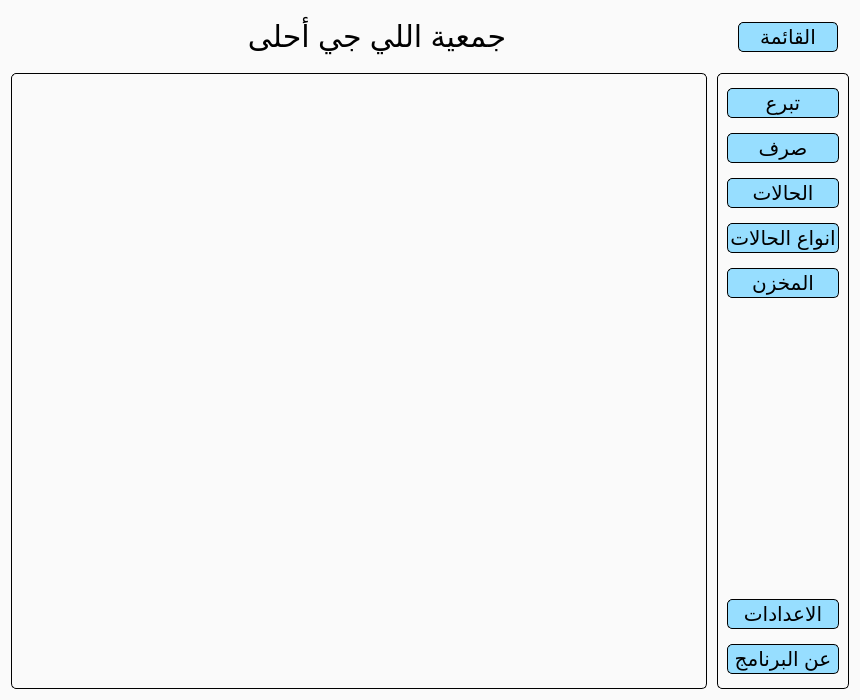
<?xml version="1.0" encoding="UTF-8"?>
<ui version="4.0">
 <class>MainWindow</class>
 <widget class="QMainWindow" name="MainWindow">
  <property name="geometry">
   <rect>
    <x>0</x>
    <y>0</y>
    <width>860</width>
    <height>700</height>
   </rect>
  </property>
  <property name="minimumSize">
   <size>
    <width>860</width>
    <height>0</height>
   </size>
  </property>
  <property name="windowTitle">
   <string>MainWindow</string>
  </property>
  <property name="styleSheet">
   <string notr="true">*{
	border: none;
	background-color: #FAFAFA;
	color: #000000;
	font-family: Arial;
	font-size: 20px;
	padding: 2px;
}

QLabel{
	color: #000000;
}

#titleLabel{
	font-size: 30px;
}

QPushButton{
	background-color: #97DEFF;
	border-radius: 5px;
	border: 1px solid;
 }

QPushButton:pressed{
	background-color: #AA77FF;
	border: 4px solid;
}

QPushButton:hover{
	background-color: #62CDFF;
}

#sideMenuFrame{
	border: 1px solid;
	border-radius: 5px;
}
#mainBodyGroupBox{
	margin-right: 10px;
	border-radius: 5px;
	border: 1px solid;
}

#labelsFrame{
	border-radius: 5px;
}

#valuesFrame{
	border-radius: 8px;
}

#saveButton{
	font-size: 18px;
}

QDateEdit{
	background-color : #000000;
	padding : 5px;
	margin-right: 10px;
}

QDateEdit:up-arrow{
	color: #000000;
}

QDateEdit:down-arrow{
	color: #000000;
}


QLineEdit{
	background-color: #C9EEFF;
	border-radius: 5px;
	border: 1px solid;
	padding-left: 2px;
	padding-right: 2px;
}

QLineEdit:focus{
	background-color: #97DEFF;
}

QDateTimeEdit{
	background-color: #C9EEFF;
	border-radius: 5px;
	border: 1px solid;
}

QSpinBox{
	background-color: #C9EEFF;
	border-radius: 5px;
	border: 1px solid;
	padding-left: 2px;
	padding-right: 2px;
}

QSpinBox:focus{
	background-color: #97DEFF;
}

QListView{
	border-radius: 5px;
	border: 1px solid;
	padding-left: 2px;
	padding-right: 2px;
}

QListView:focus{
	background-color: #97DEFF;
}</string>
  </property>
  <widget class="QWidget" name="centralwidget">
   <property name="layoutDirection">
    <enum>Qt::LeftToRight</enum>
   </property>
   <property name="styleSheet">
    <string notr="true"/>
   </property>
   <property name="locale">
    <locale language="Arabic" country="Egypt"/>
   </property>
   <layout class="QVBoxLayout" name="verticalLayout">
    <item alignment="Qt::AlignTop">
     <widget class="QFrame" name="header">
      <property name="frameShape">
       <enum>QFrame::StyledPanel</enum>
      </property>
      <property name="frameShadow">
       <enum>QFrame::Raised</enum>
      </property>
      <layout class="QHBoxLayout" name="horizontalLayout">
       <property name="spacing">
        <number>0</number>
       </property>
       <property name="leftMargin">
        <number>0</number>
       </property>
       <property name="topMargin">
        <number>0</number>
       </property>
       <property name="rightMargin">
        <number>0</number>
       </property>
       <property name="bottomMargin">
        <number>0</number>
       </property>
       <item>
        <widget class="QFrame" name="titleFrame">
         <property name="frameShape">
          <enum>QFrame::StyledPanel</enum>
         </property>
         <property name="frameShadow">
          <enum>QFrame::Raised</enum>
         </property>
         <layout class="QHBoxLayout" name="horizontalLayout_4">
          <property name="spacing">
           <number>0</number>
          </property>
          <property name="leftMargin">
           <number>0</number>
          </property>
          <property name="topMargin">
           <number>0</number>
          </property>
          <property name="rightMargin">
           <number>0</number>
          </property>
          <property name="bottomMargin">
           <number>0</number>
          </property>
          <item>
           <widget class="QLabel" name="logoLabel">
            <property name="text">
             <string/>
            </property>
            <property name="pixmap">
             <pixmap resource="../assets/resources.qrc">:/icons/icons/case.png</pixmap>
            </property>
            <property name="scaledContents">
             <bool>true</bool>
            </property>
           </widget>
          </item>
          <item>
           <widget class="QLabel" name="titleLabel">
            <property name="sizePolicy">
             <sizepolicy hsizetype="Expanding" vsizetype="Preferred">
              <horstretch>0</horstretch>
              <verstretch>0</verstretch>
             </sizepolicy>
            </property>
            <property name="font">
             <font>
              <family>Arial</family>
              <pointsize>-1</pointsize>
             </font>
            </property>
            <property name="text">
             <string>جمعية اللي جي أحلى</string>
            </property>
            <property name="alignment">
             <set>Qt::AlignCenter</set>
            </property>
           </widget>
          </item>
         </layout>
        </widget>
       </item>
       <item alignment="Qt::AlignRight|Qt::AlignVCenter">
        <widget class="QFrame" name="menuFrame">
         <property name="frameShape">
          <enum>QFrame::StyledPanel</enum>
         </property>
         <property name="frameShadow">
          <enum>QFrame::Raised</enum>
         </property>
         <layout class="QVBoxLayout" name="verticalLayout_3">
          <item>
           <widget class="QPushButton" name="menuButton">
            <property name="sizePolicy">
             <sizepolicy hsizetype="Expanding" vsizetype="Fixed">
              <horstretch>0</horstretch>
              <verstretch>0</verstretch>
             </sizepolicy>
            </property>
            <property name="minimumSize">
             <size>
              <width>100</width>
              <height>0</height>
             </size>
            </property>
            <property name="maximumSize">
             <size>
              <width>100</width>
              <height>16777215</height>
             </size>
            </property>
            <property name="font">
             <font>
              <family>Arial</family>
              <pointsize>-1</pointsize>
             </font>
            </property>
            <property name="cursor">
             <cursorShape>PointingHandCursor</cursorShape>
            </property>
            <property name="layoutDirection">
             <enum>Qt::LeftToRight</enum>
            </property>
            <property name="text">
             <string>القائمة</string>
            </property>
            <property name="icon">
             <iconset resource="../assets/resources.qrc">
              <normaloff>:/icons/icons/menu.png</normaloff>:/icons/icons/menu.png</iconset>
            </property>
            <property name="iconSize">
             <size>
              <width>16</width>
              <height>16</height>
             </size>
            </property>
           </widget>
          </item>
         </layout>
        </widget>
       </item>
      </layout>
     </widget>
    </item>
    <item>
     <widget class="QFrame" name="appFrame">
      <property name="sizePolicy">
       <sizepolicy hsizetype="Preferred" vsizetype="Expanding">
        <horstretch>0</horstretch>
        <verstretch>0</verstretch>
       </sizepolicy>
      </property>
      <property name="frameShape">
       <enum>QFrame::StyledPanel</enum>
      </property>
      <property name="frameShadow">
       <enum>QFrame::Raised</enum>
      </property>
      <layout class="QHBoxLayout" name="horizontalLayout_2">
       <property name="spacing">
        <number>0</number>
       </property>
       <property name="leftMargin">
        <number>0</number>
       </property>
       <property name="topMargin">
        <number>0</number>
       </property>
       <property name="rightMargin">
        <number>0</number>
       </property>
       <property name="bottomMargin">
        <number>0</number>
       </property>
       <item>
        <widget class="QGroupBox" name="mainBodyGroupBox">
         <property name="sizePolicy">
          <sizepolicy hsizetype="Expanding" vsizetype="Expanding">
           <horstretch>0</horstretch>
           <verstretch>0</verstretch>
          </sizepolicy>
         </property>
         <layout class="QVBoxLayout" name="verticalLayout_6">
          <property name="spacing">
           <number>0</number>
          </property>
          <property name="leftMargin">
           <number>5</number>
          </property>
          <property name="topMargin">
           <number>5</number>
          </property>
          <property name="rightMargin">
           <number>5</number>
          </property>
          <property name="bottomMargin">
           <number>5</number>
          </property>
          <item>
           <layout class="QVBoxLayout" name="mainLayout"/>
          </item>
         </layout>
        </widget>
       </item>
       <item alignment="Qt::AlignHCenter|Qt::AlignVCenter">
        <widget class="QCustomSlideMenu" name="sideMenuFrame">
         <property name="sizePolicy">
          <sizepolicy hsizetype="Minimum" vsizetype="Expanding">
           <horstretch>0</horstretch>
           <verstretch>0</verstretch>
          </sizepolicy>
         </property>
         <property name="minimumSize">
          <size>
           <width>0</width>
           <height>0</height>
          </size>
         </property>
         <property name="font">
          <font>
           <family>Arial</family>
           <pointsize>-1</pointsize>
          </font>
         </property>
         <property name="cursor">
          <cursorShape>ArrowCursor</cursorShape>
         </property>
         <property name="frameShape">
          <enum>QFrame::StyledPanel</enum>
         </property>
         <property name="frameShadow">
          <enum>QFrame::Raised</enum>
         </property>
         <layout class="QVBoxLayout" name="verticalLayout_2">
          <property name="spacing">
           <number>0</number>
          </property>
          <property name="leftMargin">
           <number>0</number>
          </property>
          <property name="topMargin">
           <number>10</number>
          </property>
          <property name="rightMargin">
           <number>0</number>
          </property>
          <property name="bottomMargin">
           <number>10</number>
          </property>
          <item>
           <widget class="QFrame" name="mainOptionsFrame">
            <property name="sizePolicy">
             <sizepolicy hsizetype="Expanding" vsizetype="Expanding">
              <horstretch>0</horstretch>
              <verstretch>0</verstretch>
             </sizepolicy>
            </property>
            <property name="minimumSize">
             <size>
              <width>0</width>
              <height>0</height>
             </size>
            </property>
            <property name="frameShape">
             <enum>QFrame::StyledPanel</enum>
            </property>
            <property name="frameShadow">
             <enum>QFrame::Raised</enum>
            </property>
            <layout class="QVBoxLayout" name="verticalLayout_5">
             <property name="spacing">
              <number>15</number>
             </property>
             <property name="leftMargin">
              <number>5</number>
             </property>
             <property name="topMargin">
              <number>0</number>
             </property>
             <property name="rightMargin">
              <number>5</number>
             </property>
             <property name="bottomMargin">
              <number>0</number>
             </property>
             <item>
              <widget class="QPushButton" name="donationsButton">
               <property name="minimumSize">
                <size>
                 <width>0</width>
                 <height>0</height>
                </size>
               </property>
               <property name="font">
                <font>
                 <family>Arial</family>
                 <pointsize>-1</pointsize>
                </font>
               </property>
               <property name="cursor">
                <cursorShape>PointingHandCursor</cursorShape>
               </property>
               <property name="text">
                <string>تبرع</string>
               </property>
               <property name="icon">
                <iconset resource="../assets/resources.qrc">
                 <normaloff>:/icons/icons/donation.png</normaloff>:/icons/icons/donation.png</iconset>
               </property>
              </widget>
             </item>
             <item>
              <widget class="QPushButton" name="invoicesButton">
               <property name="minimumSize">
                <size>
                 <width>0</width>
                 <height>0</height>
                </size>
               </property>
               <property name="font">
                <font>
                 <family>Arial</family>
                 <pointsize>-1</pointsize>
                </font>
               </property>
               <property name="cursor">
                <cursorShape>PointingHandCursor</cursorShape>
               </property>
               <property name="text">
                <string>صرف</string>
               </property>
               <property name="icon">
                <iconset resource="../assets/resources.qrc">
                 <normaloff>:/icons/icons/money.png</normaloff>:/icons/icons/money.png</iconset>
               </property>
              </widget>
             </item>
             <item>
              <widget class="QPushButton" name="casesButton">
               <property name="minimumSize">
                <size>
                 <width>0</width>
                 <height>0</height>
                </size>
               </property>
               <property name="maximumSize">
                <size>
                 <width>16777215</width>
                 <height>16777215</height>
                </size>
               </property>
               <property name="font">
                <font>
                 <family>Arial</family>
                 <pointsize>-1</pointsize>
                </font>
               </property>
               <property name="cursor">
                <cursorShape>PointingHandCursor</cursorShape>
               </property>
               <property name="locale">
                <locale language="Arabic" country="Egypt"/>
               </property>
               <property name="text">
                <string>الحالات</string>
               </property>
               <property name="icon">
                <iconset resource="../assets/resources.qrc">
                 <normaloff>:/icons/icons/case.png</normaloff>:/icons/icons/case.png</iconset>
               </property>
              </widget>
             </item>
             <item>
              <widget class="QPushButton" name="casesTypesButton">
               <property name="minimumSize">
                <size>
                 <width>0</width>
                 <height>0</height>
                </size>
               </property>
               <property name="font">
                <font>
                 <family>Arial</family>
                 <pointsize>-1</pointsize>
                </font>
               </property>
               <property name="cursor">
                <cursorShape>PointingHandCursor</cursorShape>
               </property>
               <property name="text">
                <string>انواع الحالات</string>
               </property>
               <property name="icon">
                <iconset resource="../assets/resources.qrc">
                 <normaloff>:/icons/icons/types.png</normaloff>:/icons/icons/types.png</iconset>
               </property>
              </widget>
             </item>
             <item>
              <widget class="QPushButton" name="pushButton">
               <property name="cursor">
                <cursorShape>PointingHandCursor</cursorShape>
               </property>
               <property name="text">
                <string>المخزن</string>
               </property>
               <property name="icon">
                <iconset resource="../assets/resources.qrc">
                 <normaloff>:/icons/icons/storage.png</normaloff>:/icons/icons/storage.png</iconset>
               </property>
              </widget>
             </item>
            </layout>
           </widget>
          </item>
          <item>
           <widget class="QFrame" name="spacerFrame">
            <property name="minimumSize">
             <size>
              <width>0</width>
              <height>0</height>
             </size>
            </property>
            <property name="frameShape">
             <enum>QFrame::StyledPanel</enum>
            </property>
            <property name="frameShadow">
             <enum>QFrame::Raised</enum>
            </property>
            <layout class="QHBoxLayout" name="horizontalLayout_3">
             <item>
              <spacer name="verticalSpacer">
               <property name="orientation">
                <enum>Qt::Vertical</enum>
               </property>
               <property name="sizeHint" stdset="0">
                <size>
                 <width>20</width>
                 <height>2000</height>
                </size>
               </property>
              </spacer>
             </item>
            </layout>
           </widget>
          </item>
          <item>
           <widget class="QFrame" name="settingsFrame">
            <property name="sizePolicy">
             <sizepolicy hsizetype="Preferred" vsizetype="Expanding">
              <horstretch>0</horstretch>
              <verstretch>0</verstretch>
             </sizepolicy>
            </property>
            <property name="cursor">
             <cursorShape>ArrowCursor</cursorShape>
            </property>
            <property name="frameShape">
             <enum>QFrame::StyledPanel</enum>
            </property>
            <property name="frameShadow">
             <enum>QFrame::Raised</enum>
            </property>
            <layout class="QVBoxLayout" name="verticalLayout_4">
             <property name="spacing">
              <number>15</number>
             </property>
             <property name="leftMargin">
              <number>5</number>
             </property>
             <property name="topMargin">
              <number>0</number>
             </property>
             <property name="rightMargin">
              <number>5</number>
             </property>
             <property name="bottomMargin">
              <number>0</number>
             </property>
             <item>
              <widget class="QPushButton" name="settingsButton">
               <property name="enabled">
                <bool>true</bool>
               </property>
               <property name="minimumSize">
                <size>
                 <width>0</width>
                 <height>0</height>
                </size>
               </property>
               <property name="font">
                <font>
                 <family>Arial</family>
                 <pointsize>-1</pointsize>
                </font>
               </property>
               <property name="cursor">
                <cursorShape>PointingHandCursor</cursorShape>
               </property>
               <property name="text">
                <string>الاعدادات</string>
               </property>
               <property name="icon">
                <iconset resource="../assets/resources.qrc">
                 <normaloff>:/icons/icons/settings.png</normaloff>:/icons/icons/settings.png</iconset>
               </property>
              </widget>
             </item>
             <item>
              <widget class="QPushButton" name="aboutButton">
               <property name="minimumSize">
                <size>
                 <width>0</width>
                 <height>0</height>
                </size>
               </property>
               <property name="font">
                <font>
                 <family>Arial</family>
                 <pointsize>-1</pointsize>
                </font>
               </property>
               <property name="cursor">
                <cursorShape>PointingHandCursor</cursorShape>
               </property>
               <property name="text">
                <string>عن البرنامج</string>
               </property>
               <property name="icon">
                <iconset resource="../assets/resources.qrc">
                 <normaloff>:/icons/icons/about.png</normaloff>:/icons/icons/about.png</iconset>
               </property>
              </widget>
             </item>
            </layout>
           </widget>
          </item>
         </layout>
        </widget>
       </item>
      </layout>
     </widget>
    </item>
   </layout>
  </widget>
 </widget>
 <customwidgets>
  <customwidget>
   <class>QCustomSlideMenu</class>
   <extends>QFrame</extends>
   <header>Custom_Widgets.Widgets.h</header>
   <container>1</container>
  </customwidget>
 </customwidgets>
 <resources>
  <include location="../assets/resources.qrc"/>
 </resources>
 <connections/>
</ui>
